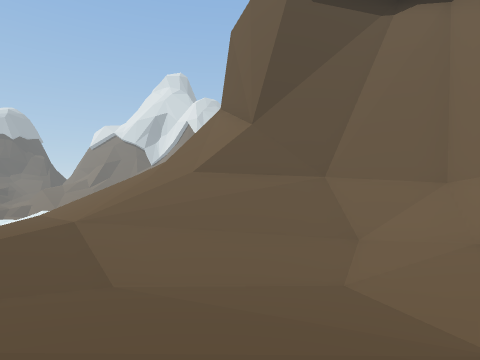
view 1 (above)

17 first-person views from a walk through a Unity game level. The camera is 1.5 m above the floor, looks level and sees 80° across. The floor is counted in squares, 2 m on a side. Each view is taken from the middle of a square. On the plan, view 1 faces up. The plan holds only what a view shows up to about 10 squares ahead; the rest is blank. The place goes on beyond the plan. Some animated figures are not drawn.

view 2
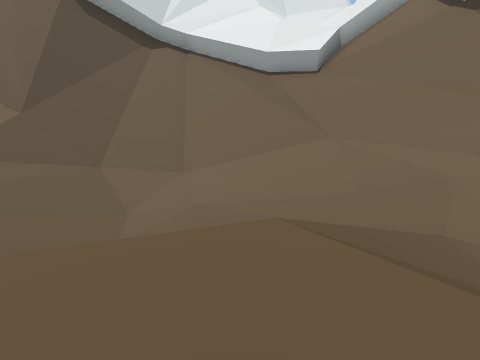

view 3
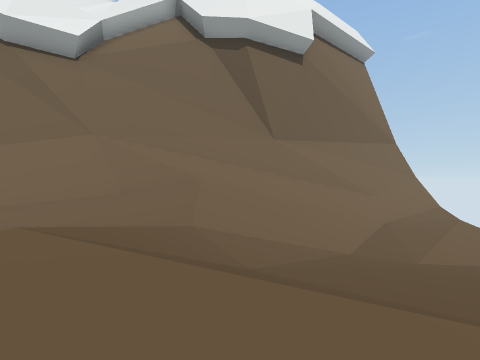

view 4
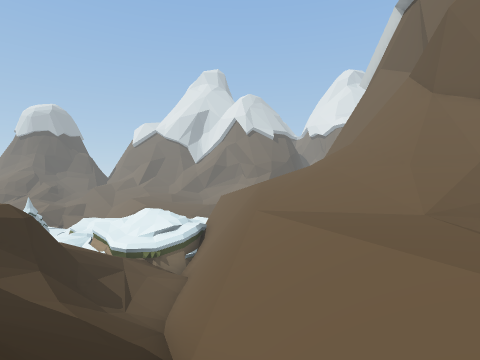

view 5
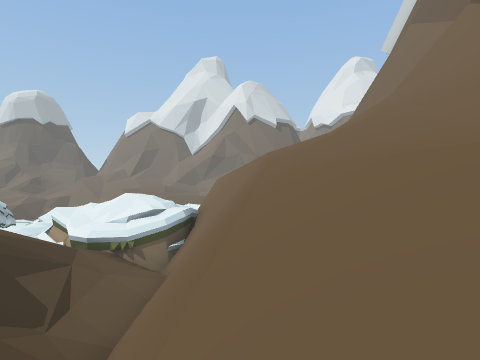

view 6
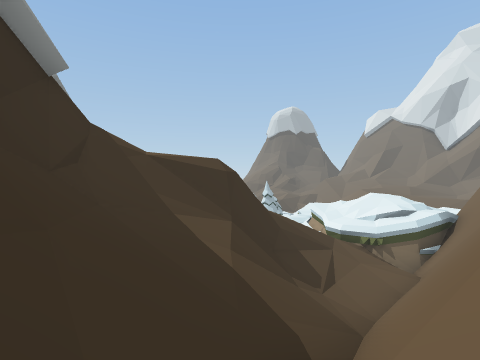

view 7
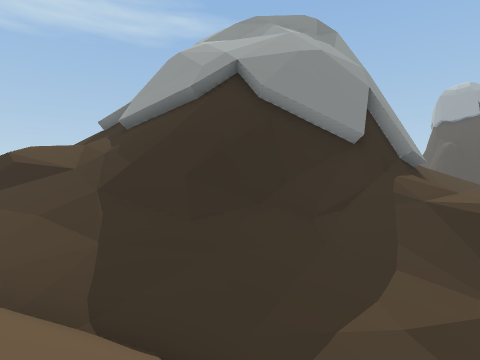

view 8
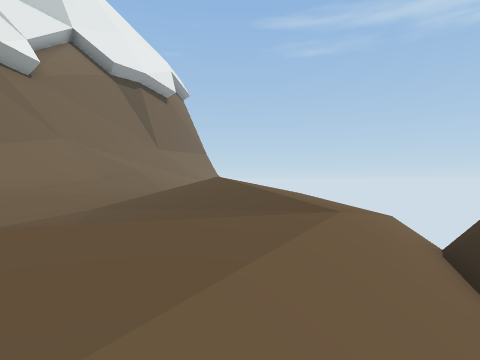

view 9
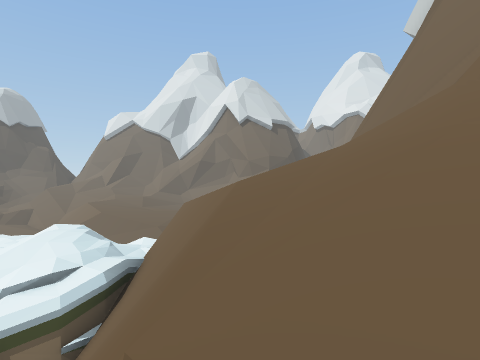

view 10
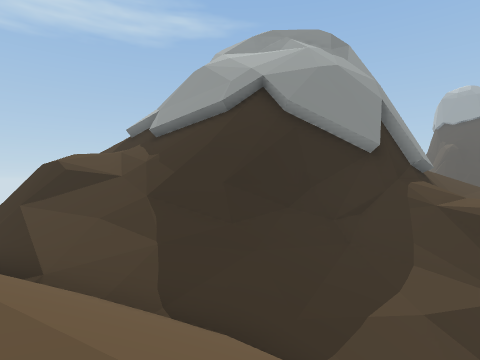

view 11
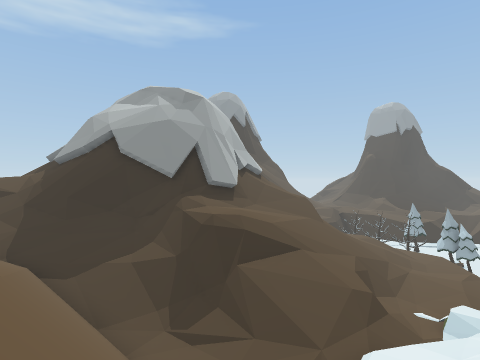

view 12
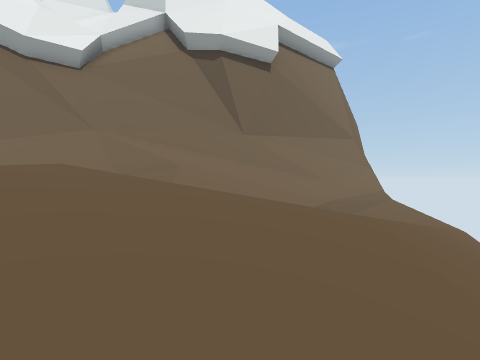

view 13
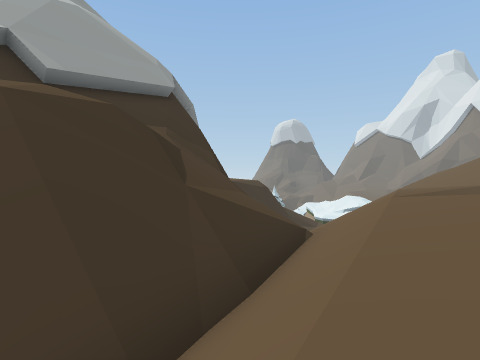

view 14
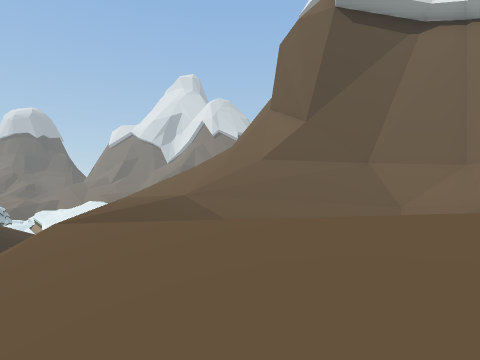

view 15
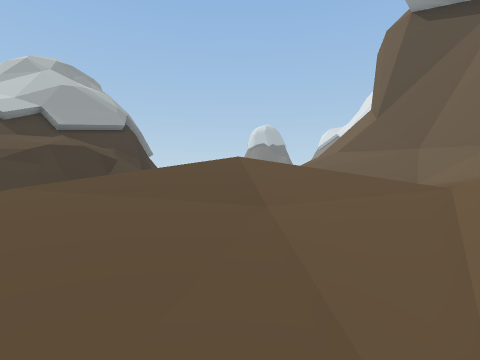

view 16
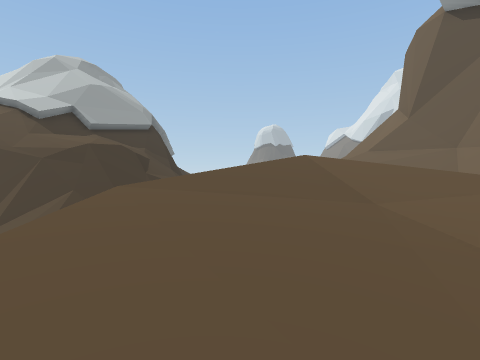

view 17
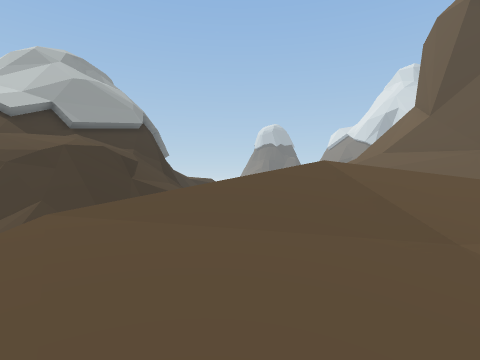

### Floor plan
Key: @ floor where view 1 was taken; # wall or solid block; . main floor; : floor 0.25 m higher than the main floor; - floor 0.5 m lower than the main floor; + floor 0.75 m higher than the main floor; _ floor 0.75 m lower than the main floor; < floor 1.25 m lower than the main floor; ( floor 1.75 m lower than the main floor; * floor 3.25 m higher than the main floor; ! floor 4.75 m lower than the main floor; ? floor 5.25 m lower than the main floor; / step, stairs or slope; = window, fence, low wall or low ledge; ^ raised ledge; v drop or lower ground.
Columns run from 15 left of view 1 to 9 right of it. Each row starts with its distance up from view 1.
 18        v
 17       ^v/
 16       ^vv
 15        vv/
 14   #^###vv////
 13 ?//^^## v////#
 12 ==////=#v////#
 11 /////!?#v////##
 10 //////=#v////###
  9  /==//=#v////=/#
  8   /=///#v./////####
  7    =///#v/.///////##
  6   /=///#//.://////###
  5 ##/=///=//.:///////##
  4  ###///////:/_____-/#
  3    ###//////--____-.##
  2     #=#////....--/-./##
  1     ##//////:::.. -./###
  0      #///=//.:+@/  .///#
 -1      #//=##/..:+///.///#
 -2     ##/*/##/-..+///-///#
 -3      #/*/##/_-../-__///##
 -4      ^//##= //-.-__<////#
 -5       /v##    //-__<(///#
 -6                //_<(<<//#

Where each view was taken, in squares from view 1:
view 1: 0 up, 0 right, facing up
view 2: 2 down, 1 left, facing up-right
view 3: 2 down, 1 left, facing right
view 4: 1 up, 7 left, facing up
view 5: 4 up, 7 left, facing up
view 6: 3 up, 7 left, facing up-left
view 7: 7 up, 6 left, facing down-left
view 8: 5 up, 6 left, facing down-right
view 9: 8 up, 6 left, facing up
view 10: 7 up, 5 left, facing down-left
view 11: 15 up, 6 left, facing down-left
view 12: 3 down, 3 left, facing right
view 13: 3 down, 3 left, facing up-left
view 14: 2 down, 2 left, facing up
view 15: 5 down, 5 right, facing up-left
view 16: 6 down, 4 right, facing up-left
view 17: 5 down, 3 right, facing up-left
